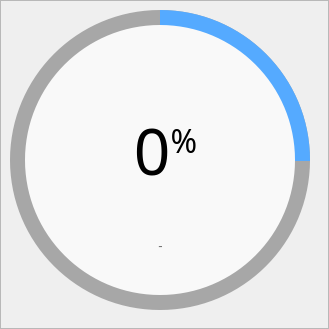
                   <widget class="QFrame" name="frame_43">
                    <property name="minimumSize">
                     <size>
                      <width>325</width>
                      <height>325</height>
                     </size>
                    </property>
                    <property name="frameShape">
                     <enum>QFrame::StyledPanel</enum>
                    </property>
                    <property name="frameShadow">
                     <enum>QFrame::Raised</enum>
                    </property>
                    <widget class="QFrame" name="frame_54">
                     <property name="geometry">
                      <rect>
                       <x>0</x>
                       <y>0</y>
                       <width>320</width>
                       <height>320</height>
                      </rect>
                     </property>
                     <property name="frameShape">
                      <enum>QFrame::NoFrame</enum>
                     </property>
                     <property name="frameShadow">
                      <enum>QFrame::Raised</enum>
                     </property>
                     <widget class="QFrame" name="frame_55">
                      <property name="geometry">
                       <rect>
                        <x>10</x>
                        <y>10</y>
                        <width>300</width>
                        <height>300</height>
                       </rect>
                      </property>
                      <property name="styleSheet">
                       <string notr="true">QFrame{
	border-radius: 150px;
	background-color: qconicalgradient(cx:0.5, cy:0.5, angle:90, stop:0.749 rgba(255, 85, 0, 0), stop:0.750 rgba(85, 170, 255, 255));
}</string>
                      </property>
                      <property name="frameShape">
                       <enum>QFrame::NoFrame</enum>
                      </property>
                      <property name="frameShadow">
                       <enum>QFrame::Raised</enum>
                      </property>
                     </widget>
                     <widget class="QFrame" name="frame_56">
                      <property name="geometry">
                       <rect>
                        <x>10</x>
                        <y>10</y>
                        <width>300</width>
                        <height>300</height>
                       </rect>
                      </property>
                      <property name="styleSheet">
                       <string notr="true">QFrame{
	border-radius: 150px;
	background-color: rgb(167, 167, 167);
}</string>
                      </property>
                      <property name="frameShape">
                       <enum>QFrame::NoFrame</enum>
                      </property>
                      <property name="frameShadow">
                       <enum>QFrame::Raised</enum>
                      </property>
                     </widget>
                     <widget class="QFrame" name="frame_57">
                      <property name="geometry">
                       <rect>
                        <x>25</x>
                        <y>25</y>
                        <width>270</width>
                        <height>270</height>
                       </rect>
                      </property>
                      <property name="styleSheet">
                       <string notr="true">QFrame{
	border-radius: 135;	
	background-color: rgb(249, 249, 249);
}</string>
                      </property>
                      <property name="frameShape">
                       <enum>QFrame::NoFrame</enum>
                      </property>
                      <property name="frameShadow">
                       <enum>QFrame::Raised</enum>
                      </property>
                      <widget class="QLabel" name="label_19">
                       <property name="geometry">
                        <rect>
                         <x>10</x>
                         <y>60</y>
                         <width>261</width>
                         <height>131</height>
                        </rect>
                       </property>
                       <property name="font">
                        <font>
                         <family>Microsoft YaHei UI Light</family>
                         <pointsize>50</pointsize>
                        </font>
                       </property>
                       <property name="styleSheet">
                        <string notr="true">background-color: none;</string>
                       </property>
                       <property name="text">
                        <string>&lt;html&gt;&lt;head/&gt;&lt;body&gt;&lt;p&gt;&lt;span style=&quot; font-size:48pt;&quot;&gt;0&lt;/span&gt;&lt;span style=&quot; font-size:36pt; vertical-align:super;&quot;&gt;%&lt;/span&gt;&lt;/p&gt;&lt;/body&gt;&lt;/html&gt;</string>
                       </property>
                       <property name="alignment">
                        <set>Qt::AlignCenter</set>
                       </property>
                      </widget>
                      <widget class="QLabel" name="label_20">
                       <property name="geometry">
                        <rect>
                         <x>50</x>
                         <y>200</y>
                         <width>171</width>
                         <height>41</height>
                        </rect>
                       </property>
                       <property name="font">
                        <font>
                         <family>Segoe UI</family>
                         <pointsize>10</pointsize>
                        </font>
                       </property>
                       <property name="styleSheet">
                        <string notr="true">background-color: none;</string>
                       </property>
                       <property name="text">
                        <string>&lt;html&gt;&lt;head/&gt;&lt;body&gt;&lt;p&gt;&lt;span style=&quot; color:#6c6c6c;&quot;&gt;-&lt;/span&gt;&lt;/p&gt;&lt;/body&gt;&lt;/html&gt;</string>
                       </property>
                       <property name="alignment">
                        <set>Qt::AlignCenter</set>
                       </property>
                      </widget>
                     </widget>
                     <zorder>frame_56</zorder>
                     <zorder>frame_55</zorder>
                     <zorder>frame_57</zorder>
                    </widget>
                   </widget>
